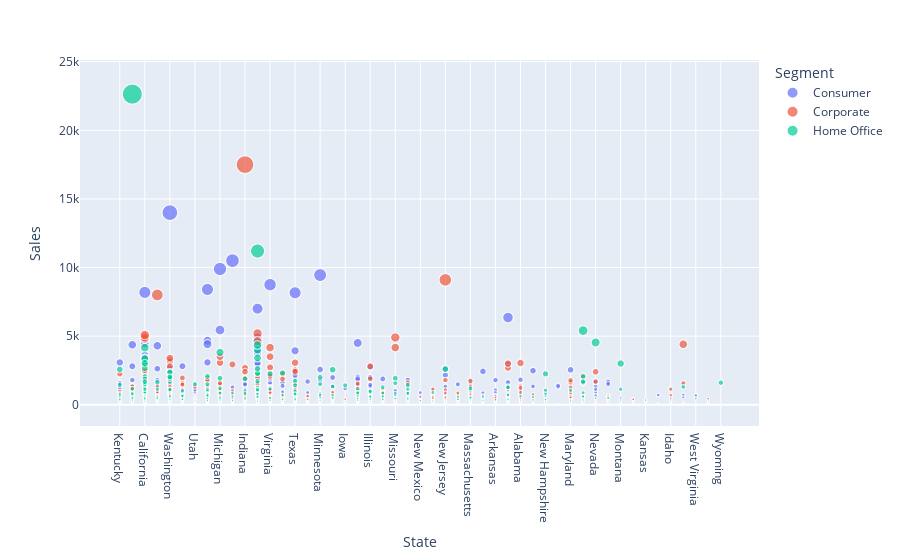

Notebook code cell kept with this figure:
### Markdown cell above
We can observe that Florida has maximun sales in technology followed by Indiana in technology.

### Code cell
px.scatter(data_frame=data, x='State', y='Sales', size='Sales', color='Segment')

### Figure 1 — Plotly figure (JSON) as saved in the notebook; plotly's stock layout.template omitted (floating-point values rounded to 4 significant figures; data arrays with more than 128 entries replaced by an {"elided": "..."} marker saying what was removed)
{"data": [{"hovertemplate": "Segment=Consumer<br>State=%{x}<br>Sales=%{marker.size}<extra></extra>", "legendgroup": "Consumer", "marker": {"color": "#636efa", "size": {"elided": "5191 float values"}, "sizemode": "area", "sizeref": 56.6, "symbol": "circle"}, "mode": "markers", "name": "Consumer", "showlegend": true, "type": "scattergl", "x": {"elided": "5191 str values"}, "xaxis": "x", "y": {"elided": "5191 float values"}, "yaxis": "y"}, {"hovertemplate": "Segment=Corporate<br>State=%{x}<br>Sales=%{marker.size}<extra></extra>", "legendgroup": "Corporate", "marker": {"color": "#EF553B", "size": {"elided": "3020 float values"}, "sizemode": "area", "sizeref": 56.6, "symbol": "circle"}, "mode": "markers", "name": "Corporate", "showlegend": true, "type": "scattergl", "x": {"elided": "3020 str values"}, "xaxis": "x", "y": {"elided": "3020 float values"}, "yaxis": "y"}, {"hovertemplate": "Segment=Home Office<br>State=%{x}<br>Sales=%{marker.size}<extra></extra>", "legendgroup": "Home Office", "marker": {"color": "#00cc96", "size": {"elided": "1783 float values"}, "sizemode": "area", "sizeref": 56.6, "symbol": "circle"}, "mode": "markers", "name": "Home Office", "showlegend": true, "type": "scattergl", "x": {"elided": "1783 str values"}, "xaxis": "x", "y": {"elided": "1783 float values"}, "yaxis": "y"}], "layout": {"legend": {"itemsizing": "constant", "title": {"text": "Segment"}, "tracegroupgap": 0}, "margin": {"t": 60}, "xaxis": {"anchor": "y", "domain": [0, 1], "title": {"text": "State"}}, "yaxis": {"anchor": "x", "domain": [0, 1], "title": {"text": "Sales"}}}}
